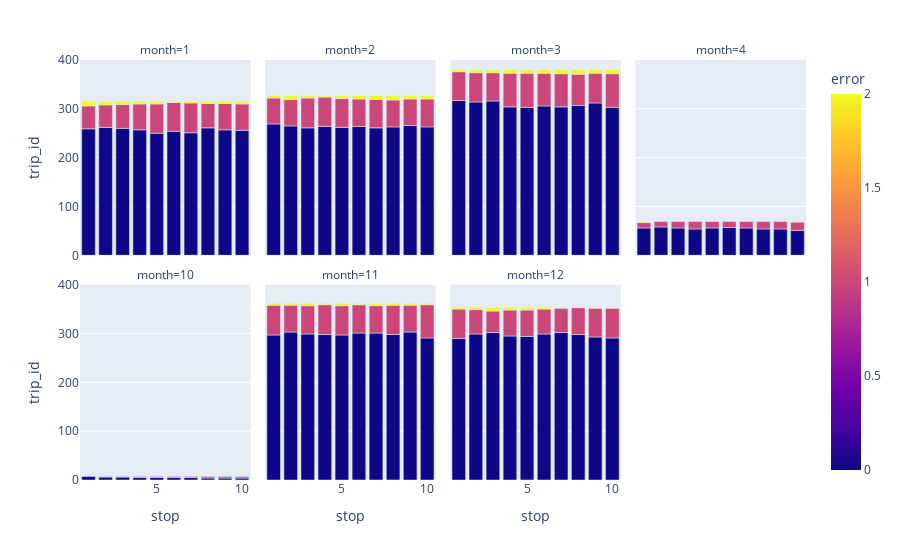

Notebook code cell kept with this figure:
### Code cell
import plotly.express as px
fig = px.bar(month_stop_count_df, x="stop", y="trip_id", color="error", facet_col='month', facet_col_wrap=4)
fig.show()

### Figure 1 — Plotly figure (JSON) as saved in the notebook; plotly's stock layout.template omitted (floating-point values rounded to 4 significant figures)
{"data": [{"alignmentgroup": "True", "hovertemplate": "month=1<br>stop=%{x}<br>trip_id=%{y}<br>error=%{marker.color}<extra></extra>", "legendgroup": "", "marker": {"color": [0, 1, 2, 0, 1, 2, 0, 1, 2, 0, 1, 2, 0, 1, 2, 0, 1, 2, 0, 1, 2, 0, 1, 2, 0, 1, 2, 0, 1, 2], "coloraxis": "coloraxis", "pattern": {"shape": ""}}, "name": "", "offsetgroup": "", "orientation": "v", "showlegend": false, "textposition": "auto", "type": "bar", "x": [1, 1, 1, 2, 2, 2, 3, 3, 3, 4, 4, 4, 5, 5, 5, 6, 6, 6, 7, 7, 7, 8, 8, 8, 9, 9, 9, 10, 10, 10], "xaxis": "x5", "y": [259, 47, 9, 262, 46, 7, 260, 49, 6, 257, 53, 5, 250, 60, 5, 254, 59, 2, 251, 61, 3, 261, 50, 4, 257, 54, 4, 256, 54, 5], "yaxis": "y5"}, {"alignmentgroup": "True", "hovertemplate": "month=2<br>stop=%{x}<br>trip_id=%{y}<br>error=%{marker.color}<extra></extra>", "legendgroup": "", "marker": {"color": [0, 1, 2, 0, 1, 2, 0, 1, 2, 0, 1, 2, 0, 1, 2, 0, 1, 2, 0, 1, 2, 0, 1, 2, 0, 1, 2, 0, 1, 2], "coloraxis": "coloraxis", "pattern": {"shape": ""}}, "name": "", "offsetgroup": "", "orientation": "v", "showlegend": false, "textposition": "auto", "type": "bar", "x": [1, 1, 1, 2, 2, 2, 3, 3, 3, 4, 4, 4, 5, 5, 5, 6, 6, 6, 7, 7, 7, 8, 8, 8, 9, 9, 9, 10, 10, 10], "xaxis": "x6", "y": [269, 53, 5, 265, 54, 8, 261, 61, 5, 264, 60, 3, 262, 59, 6, 264, 56, 7, 261, 58, 8, 263, 55, 9, 266, 54, 7, 263, 57, 7], "yaxis": "y6"}, {"alignmentgroup": "True", "hovertemplate": "month=3<br>stop=%{x}<br>trip_id=%{y}<br>error=%{marker.color}<extra></extra>", "legendgroup": "", "marker": {"color": [0, 1, 2, 0, 1, 2, 0, 1, 2, 0, 1, 2, 0, 1, 2, 0, 1, 2, 0, 1, 2, 0, 1, 2, 0, 1, 2, 0, 1, 2], "coloraxis": "coloraxis", "pattern": {"shape": ""}}, "name": "", "offsetgroup": "", "orientation": "v", "showlegend": false, "textposition": "auto", "type": "bar", "x": [1, 1, 1, 2, 2, 2, 3, 3, 3, 4, 4, 4, 5, 5, 5, 6, 6, 6, 7, 7, 7, 8, 8, 8, 9, 9, 9, 10, 10, 10], "xaxis": "x7", "y": [317, 59, 4, 314, 60, 6, 316, 58, 6, 304, 69, 7, 303, 70, 7, 306, 67, 7, 304, 68, 8, 307, 64, 9, 312, 61, 7, 303, 69, 8], "yaxis": "y7"}, {"alignmentgroup": "True", "hovertemplate": "month=4<br>stop=%{x}<br>trip_id=%{y}<br>error=%{marker.color}<extra></extra>", "legendgroup": "", "marker": {"color": [0, 1, 2, 0, 1, 0, 1, 0, 1, 0, 1, 0, 1, 0, 1, 0, 1, 0, 1, 0, 1, 2], "coloraxis": "coloraxis", "pattern": {"shape": ""}}, "name": "", "offsetgroup": "", "orientation": "v", "showlegend": false, "textposition": "auto", "type": "bar", "x": [1, 1, 1, 2, 2, 3, 3, 4, 4, 5, 5, 6, 6, 7, 7, 8, 8, 9, 9, 10, 10, 10], "xaxis": "x8", "y": [56, 11, 2, 58, 11, 56, 13, 54, 15, 56, 13, 57, 12, 56, 13, 54, 15, 54, 15, 51, 17, 1], "yaxis": "y8"}, {"alignmentgroup": "True", "hovertemplate": "month=10<br>stop=%{x}<br>trip_id=%{y}<br>error=%{marker.color}<extra></extra>", "legendgroup": "", "marker": {"color": [0, 0, 1, 0, 1, 0, 1, 0, 1, 0, 1, 0, 1, 0, 1, 0, 1, 0, 1], "coloraxis": "coloraxis", "pattern": {"shape": ""}}, "name": "", "offsetgroup": "", "orientation": "v", "showlegend": false, "textposition": "auto", "type": "bar", "x": [1, 2, 2, 3, 3, 4, 4, 5, 5, 6, 6, 7, 7, 8, 8, 9, 9, 10, 10], "xaxis": "x", "y": [7, 6, 1, 6, 1, 5, 2, 5, 2, 5, 2, 5, 2, 4, 3, 4, 3, 4, 3], "yaxis": "y"}, {"alignmentgroup": "True", "hovertemplate": "month=11<br>stop=%{x}<br>trip_id=%{y}<br>error=%{marker.color}<extra></extra>", "legendgroup": "", "marker": {"color": [0, 1, 2, 0, 1, 2, 0, 1, 2, 0, 1, 2, 0, 1, 2, 0, 1, 2, 0, 1, 2, 0, 1, 2, 0, 1, 2, 0, 1, 2], "coloraxis": "coloraxis", "pattern": {"shape": ""}}, "name": "", "offsetgroup": "", "orientation": "v", "showlegend": false, "textposition": "auto", "type": "bar", "x": [1, 1, 1, 2, 2, 2, 3, 3, 3, 4, 4, 4, 5, 5, 5, 6, 6, 6, 7, 7, 7, 8, 8, 8, 9, 9, 9, 10, 10, 10], "xaxis": "x2", "y": [297, 61, 4, 303, 55, 4, 299, 58, 5, 298, 61, 3, 297, 60, 5, 301, 58, 3, 301, 56, 5, 298, 60, 4, 303, 55, 4, 291, 68, 3], "yaxis": "y2"}, {"alignmentgroup": "True", "hovertemplate": "month=12<br>stop=%{x}<br>trip_id=%{y}<br>error=%{marker.color}<extra></extra>", "legendgroup": "", "marker": {"color": [0, 1, 2, 0, 1, 2, 0, 1, 2, 0, 1, 2, 0, 1, 2, 0, 1, 2, 0, 1, 2, 0, 1, 2, 0, 1, 2, 0, 1, 2], "coloraxis": "coloraxis", "pattern": {"shape": ""}}, "name": "", "offsetgroup": "", "orientation": "v", "showlegend": false, "textposition": "auto", "type": "bar", "x": [1, 1, 1, 2, 2, 2, 3, 3, 3, 4, 4, 4, 5, 5, 5, 6, 6, 6, 7, 7, 7, 8, 8, 8, 9, 9, 9, 10, 10, 10], "xaxis": "x3", "y": [290, 60, 4, 299, 50, 5, 302, 44, 8, 295, 53, 6, 294, 54, 6, 299, 51, 4, 302, 50, 2, 298, 55, 1, 293, 59, 2, 291, 61, 2], "yaxis": "y3"}], "layout": {"annotations": [{"font": {}, "showarrow": false, "text": "month=10", "x": 0.1175, "xanchor": "center", "xref": "paper", "y": 0.465, "yanchor": "bottom", "yref": "paper"}, {"font": {}, "showarrow": false, "text": "month=11", "x": 0.3725, "xanchor": "center", "xref": "paper", "y": 0.465, "yanchor": "bottom", "yref": "paper"}, {"font": {}, "showarrow": false, "text": "month=12", "x": 0.6275, "xanchor": "center", "xref": "paper", "y": 0.465, "yanchor": "bottom", "yref": "paper"}, {"font": {}, "showarrow": false, "text": "month=1", "x": 0.1175, "xanchor": "center", "xref": "paper", "y": 1.0, "yanchor": "bottom", "yref": "paper"}, {"font": {}, "showarrow": false, "text": "month=2", "x": 0.3725, "xanchor": "center", "xref": "paper", "y": 1.0, "yanchor": "bottom", "yref": "paper"}, {"font": {}, "showarrow": false, "text": "month=3", "x": 0.6275, "xanchor": "center", "xref": "paper", "y": 1.0, "yanchor": "bottom", "yref": "paper"}, {"font": {}, "showarrow": false, "text": "month=4", "x": 0.8825, "xanchor": "center", "xref": "paper", "y": 1.0, "yanchor": "bottom", "yref": "paper"}], "barmode": "relative", "coloraxis": {"colorbar": {"title": {"text": "error"}}, "colorscale": [[0, "#0d0887"], [0.1111, "#46039f"], [0.2222, "#7201a8"], [0.3333, "#9c179e"], [0.4444, "#bd3786"], [0.5556, "#d8576b"], [0.6667, "#ed7953"], [0.7778, "#fb9f3a"], [0.8889, "#fdca26"], [1, "#f0f921"]]}, "legend": {"tracegroupgap": 0}, "margin": {"t": 60}, "xaxis": {"anchor": "y", "domain": [0, 0.235], "title": {"text": "stop"}}, "xaxis2": {"anchor": "y2", "domain": [0.255, 0.49], "matches": "x", "title": {"text": "stop"}}, "xaxis3": {"anchor": "y3", "domain": [0.51, 0.745], "matches": "x", "title": {"text": "stop"}}, "xaxis4": {"anchor": "y4", "domain": [0.765, 1.0], "matches": "x", "title": {"text": "stop"}}, "xaxis5": {"anchor": "y5", "domain": [0, 0.235], "matches": "x", "showticklabels": false}, "xaxis6": {"anchor": "y6", "domain": [0.255, 0.49], "matches": "x", "showticklabels": false}, "xaxis7": {"anchor": "y7", "domain": [0.51, 0.745], "matches": "x", "showticklabels": false}, "xaxis8": {"anchor": "y8", "domain": [0.765, 1.0], "matches": "x", "showticklabels": false}, "yaxis": {"anchor": "x", "domain": [0, 0.465], "title": {"text": "trip_id"}}, "yaxis2": {"anchor": "x2", "domain": [0, 0.465], "matches": "y", "showticklabels": false}, "yaxis3": {"anchor": "x3", "domain": [0, 0.465], "matches": "y", "showticklabels": false}, "yaxis4": {"anchor": "x4", "domain": [0, 0.465], "matches": "y", "showticklabels": false}, "yaxis5": {"anchor": "x5", "domain": [0.535, 1.0], "matches": "y", "title": {"text": "trip_id"}}, "yaxis6": {"anchor": "x6", "domain": [0.535, 1.0], "matches": "y", "showticklabels": false}, "yaxis7": {"anchor": "x7", "domain": [0.535, 1.0], "matches": "y", "showticklabels": false}, "yaxis8": {"anchor": "x8", "domain": [0.535, 1.0], "matches": "y", "showticklabels": false}}}
